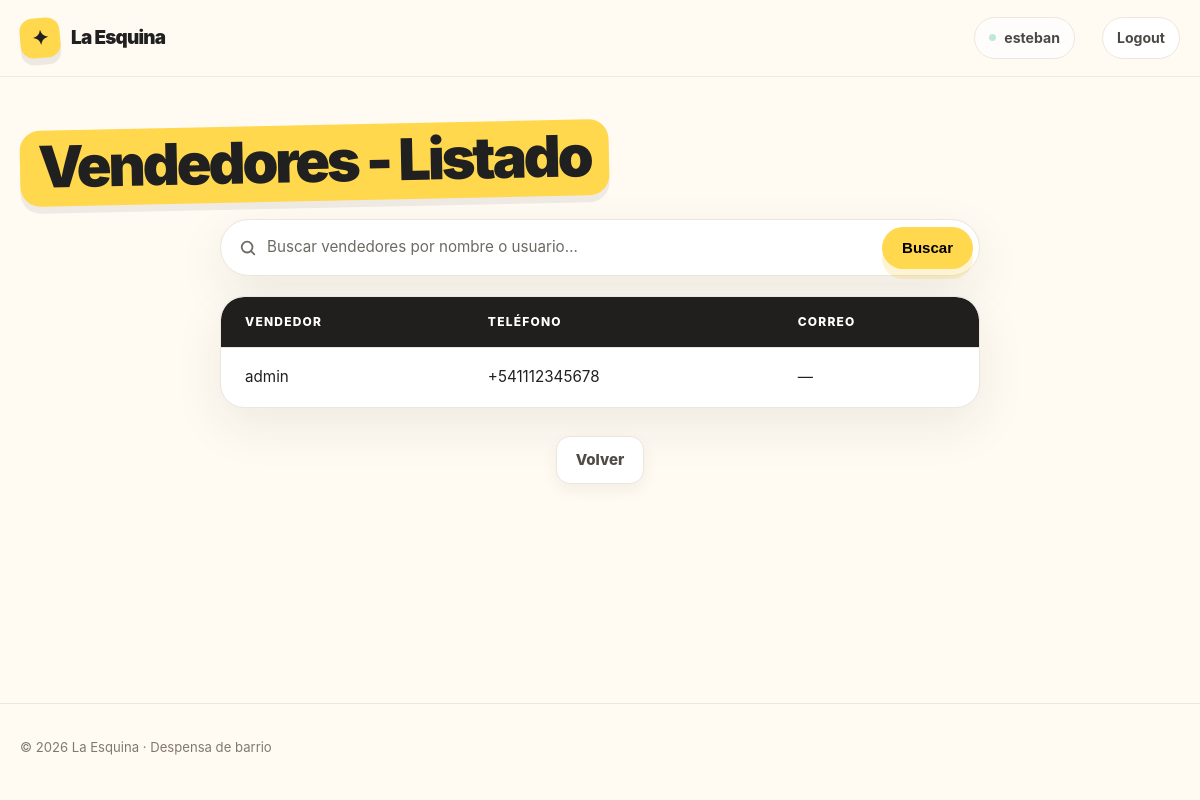
/ventas/vendedor/ (signed in), run on an earlier commit of the app's database.
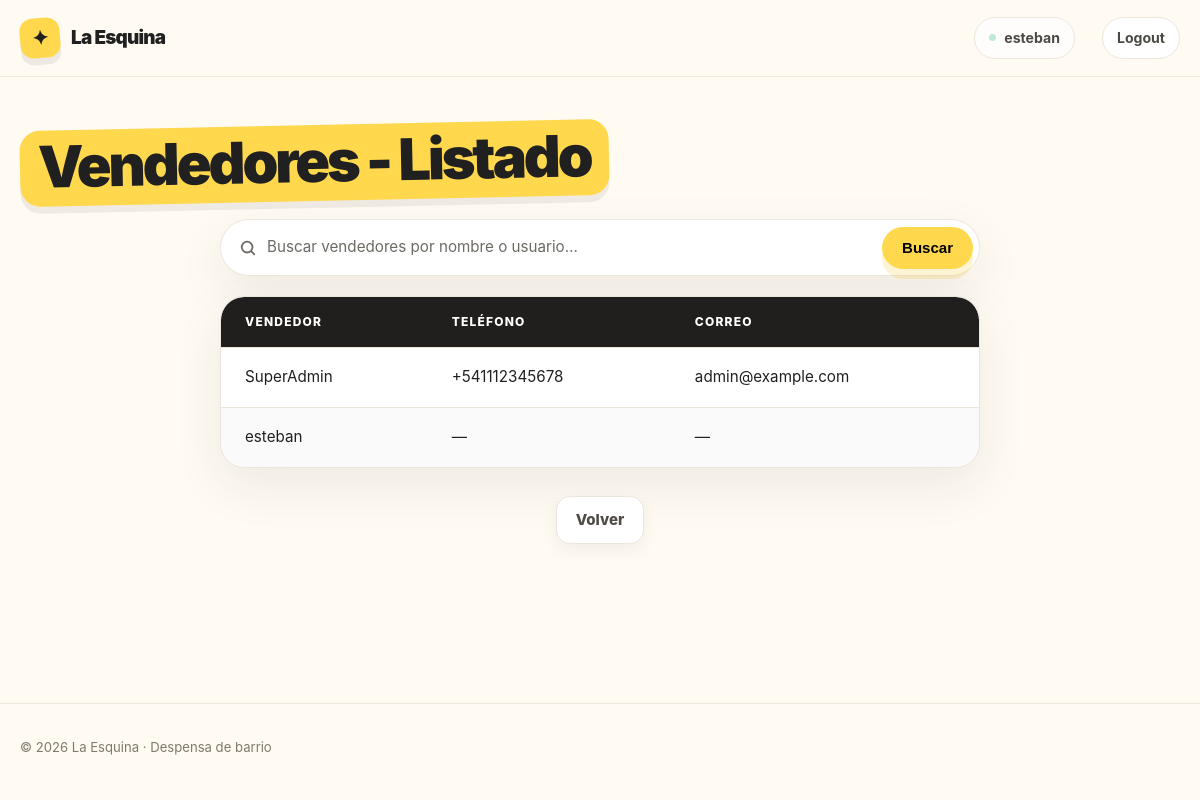
And on a later commit of the database.
### ventas/models/vendedor.py (models this page shows)
class Vendedor(models.Model):
    usuario = models.OneToOneField(
        settings.AUTH_USER_MODEL, on_delete=models.CASCADE, related_name="vendedor"
    )
    telefono = PhoneNumberField(blank=True)
    foto_perfil = models.ImageField(null=True, blank=True, upload_to="vendedores/perfiles/")
    def __str__(self) -> str:
        return self.usuario.get_full_name() or self.usuario.username
    class Meta:
        verbose_name = "Vendedor"
        verbose_name_plural = "Vendedores"

### ventas/views/vendedor.py (the view)
# urls.py: path("vendedor/", VendedorList.as_view(), name="vendedor_list"),
class VendedorList(ListView):
    model = Vendedor
    context_object_name = "vendedores"
    def get_queryset(self) -> QuerySet:
        busqueda = self.request.GET.get("busqueda", "").strip()
        vendedores = Vendedor.objects.select_related("usuario")
        if busqueda:
            vendedores = vendedores.filter(
                Q(usuario__first_name__icontains=busqueda)
                | Q(usuario__last_name__icontains=busqueda)
                | Q(usuario__username__icontains=busqueda)
            )
        return vendedores

### ventas/templates/ventas/vendedor_list.html
{% extends "core/base.html" %}
{% load static %}
{% block styles %}
    <link rel="stylesheet" href="{% static 'core/css/table.css' %}" />
    <link rel="stylesheet" href="{% static 'core/css/search.css' %}" />
{% endblock styles %}
{% block content %}
    <div class="container section">
        <div class="page-head">
            <h1 class="page-title">Vendedores - Listado</h1>
        </div>
        {% include "core/partials/search.html" with placeholder="Buscar vendedores por nombre o usuario…" label="Buscar vendedores" clear_url="ventas:vendedor_list" %}
        <table class="data-table">
            <thead>
                <tr>
                    <th>Vendedor</th>
                    <th>Teléfono</th>
                    <th>Correo</th>
                </tr>
            </thead>
            <tbody>
                {% for vendedor in vendedores %}
                    <tr>
                        <td>{{ vendedor }}</td>
                        <td>{{ vendedor.telefono|default:"—" }}</td>
                        <td>{{ vendedor.usuario.email|default:"—" }}</td>
                    </tr>
                {% empty %}
                    <tr>
                        <td class="table-empty" colspan="3">No hay vendedores disponibles.</td>
                    </tr>
                {% endfor %}
            </tbody>
        </table>
        <div class="page-actions">
            <a class="button button-secondary" href="{% url 'ventas:home' %}">Volver</a>
        </div>
    </div>
{% endblock content %}

### core/templates/core/base.html (shortened to what this page needs)
{% load static %}
<!DOCTYPE html>
<html lang="es">
    <head>
        <link rel="stylesheet" href="{% static 'core/css/base.css' %}" />
        <link rel="stylesheet" href="{% static 'core/css/nav.css' %}" />
        <link rel="stylesheet" href="{% static 'core/css/components.css' %}" />
        <link rel="stylesheet" href="{% static 'core/css/footer.css' %}" />
        {% block styles %}
        {% endblock styles %}
    </head>
    <body>
        <header>
            {% block header %}
                {% include "core/partials/header.html" %}
            {% endblock header %}
        </header>
        <main>
            {% block content %}
            {% endblock content %}
        </main>
        <footer>
            {% include "core/partials/footer.html" %}
        </footer>
    </body>
</html>

### core/templates/core/partials/header.html (shortened to what this page needs)
<div class="nav">
    <div class="container nav-inner">
        <a href="/" class="brand" aria-label="La Esquina, inicio">
            <span class="brand-mark">✦</span>
            <span>La Esquina</span>
        </a>
        <nav class="nav-links" aria-label="Navegación principal">
            {% if user.is_authenticated %}
                <span class="nav-user">{{ user.username }}</span>
                <form action="{% url 'core:logout' %}" method="post">
                    <button class="nav-logout" type="submit">Logout</button>
                </form>
            {% else %}
                <a href="{% url 'core:login' %}" class="nav-cta">Acceder</a>
            {% endif %}
        </nav>
    </div>
</div>

### core/templates/core/partials/search.html (shortened to what this page needs)
<form class="search" method="get" role="search">
    <span class="search__icon" aria-hidden="true">
        <svg viewBox="0 0 20 20" fill="none" stroke="currentColor" stroke-width="2" stroke-linecap="round">
            <circle cx="9" cy="9" r="6" />
            <line x1="13.5" y1="13.5" x2="17" y2="17" />
        </svg>
    </span>
    <input id="busqueda"
           class="search__input"
           type="search"
           name="busqueda"
           placeholder="{{ placeholder|default:'Buscar…' }}"
           value="{{ request.GET.busqueda|default:'' }}"
           autocomplete="off" />
    <button class="button button-primary search__button" type="submit">Buscar</button>
</form>

### core/templates/core/partials/footer.html
<div class="container footer-inner">
    <p class="footer-copy">© 2026 La Esquina · Despensa de barrio</p>
</div>

### core/static/core/css/base.css (style rules this page uses)
:root { --bg: #fffaf2; --surface: #fff; --ink: #202020; --muted: #6d6a64; --line: #ece6dc; --yellow: #ffd84d; --coral: #ff806f; --mint: #bfe9d7; --blue: #cbdfff; --pink: #ffd3df; --shadow: 0 18px 50px rgba(32, 32, 32, 0.08); }
* { box-sizing: border-box; margin: 0; padding: 0; }
html { scroll-behavior: smooth; }
body { font-family: Inter, ui-sans-serif, system-ui, -apple-system, BlinkMacSystemFont, "Segoe UI", sans-serif; background: var(--bg); color: var(--ink); line-height: 1.5; display: flex; flex-direction: column; min-height: 100vh; }
main { flex: 1 0 auto; }
a { color: inherit; text-decoration: none; }
.container { width: min(1160px, calc(100% - 40px)); margin: 0 auto; }

### core/static/core/css/nav.css (style rules this page uses)
.nav { position: sticky; top: 0; z-index: 20; background: rgba(255, 250, 242, 0.9); backdrop-filter: blur(14px); border-bottom: 1px solid rgba(236, 230, 220, 0.8); }
.nav-inner { min-height: 76px; display: flex; align-items: center; justify-content: space-between; gap: 24px; }
.brand { display: inline-flex; align-items: center; gap: 11px; font-weight: 900; font-size: 1.18rem; letter-spacing: -0.04em; }
.brand-mark { width: 40px; height: 40px; display: grid; place-items: center; border-radius: 13px; background: var(--yellow); transform: rotate(-5deg); font-size: 1.25rem; box-shadow: 0 7px 0 rgba(32, 32, 32, 0.08); }
.nav-links { display: flex; align-items: center; gap: 27px; color: #4b4944; font-size: 0.94rem; font-weight: 700; }
.nav-user { display: inline-flex; align-items: center; gap: 8px; padding: 9px 14px; border: 1px solid var(--line); border-radius: 999px; background: rgba(255, 255, 255, 0.72); color: #4b4944; font-size: 0.88rem; font-weight: 750; }
.nav-user::before { width: 7px; height: 7px; border-radius: 50%; background: var(--mint); content: ""; }
.nav-links form { display: flex; }
.nav-logout { padding: 9px 14px; border: 1px solid var(--line); border-radius: 999px; background: var(--surface); color: #4b4944; font: inherit; font-size: 0.88rem; font-weight: 750; cursor: pointer; transition: transform 0.2s ease, box-shadow 0.2s ease, border-color 0.2s ease; }

### core/static/core/css/components.css (style rules this page uses)
.page-title { display: inline-block; margin-bottom: 18px; padding: 6px 18px 10px; border-radius: 20px; background: var(--yellow); box-shadow: 0 7px 0 rgba(32, 32, 32, 0.07); font-size: clamp(2.3rem, 5.5vw, 3.6rem); font-weight: 950; line-height: 1.05; letter-spacing: -0.055em; transform: rotate(-1.2deg); }
.button { display: inline-flex; align-items: center; justify-content: center; gap: 9px; min-height: 48px; padding: 0 19px; border-radius: 14px; border: 1px solid transparent; font-size: 0.94rem; font-weight: 850; transition: transform 0.2s ease, box-shadow 0.2s ease; }
.button-primary { background: var(--yellow); box-shadow: 0 10px 0 rgba(237, 191, 23, 0.18); }
.button-secondary { background: var(--surface); border-color: var(--line); color: #4f4c46; box-shadow: 0 6px 16px rgba(32, 32, 32, 0.06); }
.page-actions { display: flex; justify-content: center; gap: 12px; }
.page-head { display: flex; align-items: center; justify-content: space-between; flex-wrap: wrap; gap: 16px; margin-bottom: 18px; }
.page-head .page-title { margin-bottom: 0; }
.section { padding: 48px 0; }

### core/static/core/css/footer.css (style rules this page uses)
footer { padding: 34px 0 42px; border-top: 1px solid var(--line); margin-top: auto; }
.footer-inner { display: flex; justify-content: space-between; align-items: center; gap: 18px; }
.footer-copy { color: #807970; font-size: 0.82rem; }

### core/static/core/css/table.css (style rules this page uses)
.data-table { width: min(760px, 100%); margin: 0 auto 28px; background: var(--surface); border: 1px solid var(--line); border-radius: 24px; border-spacing: 0; border-collapse: separate; box-shadow: var(--shadow); overflow: hidden; }
.data-table th { text-align: left; }
.data-table thead th { padding: 16px 24px; background: #211f1d; color: #fff; font-size: 0.75rem; font-weight: 850; letter-spacing: 0.1em; text-transform: uppercase; }
.data-table thead th:first-child { border-top-left-radius: 23px; }
.data-table thead th:last-child { border-top-right-radius: 23px; }
.data-table tbody td { padding: 18px 24px; border-top: 1px solid var(--line); font-size: 0.95rem; transition: background-color 0.18s ease; }
.data-table tbody tr:nth-child(even) td { background: rgba(32, 32, 32, 0.02); }
.data-table tbody tr:last-child td:first-child { border-bottom-left-radius: 23px; }
.data-table tbody tr:last-child td:last-child { border-bottom-right-radius: 23px; }

What changed in the data, as far as the page shows it:
changed through a linked row, Vendedor: usuario.last_name "admin" → "SuperAdmin"; usuario.email "—" → "admin@example.com"
added Vendedor: usuario.username "esteban", telefono "—", usuario.email "—"
